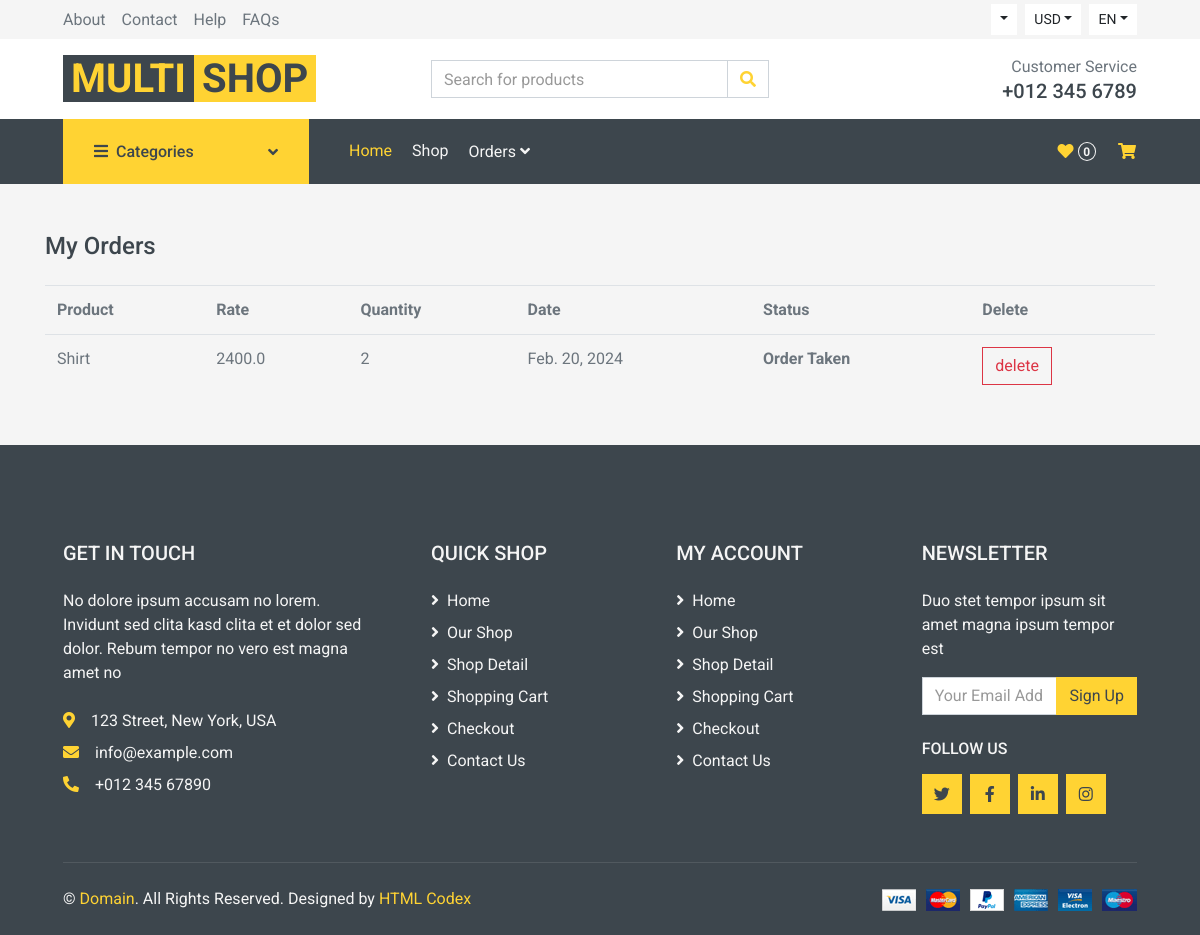
Before: /Product/MyOrderes (signed in) with the older database file.
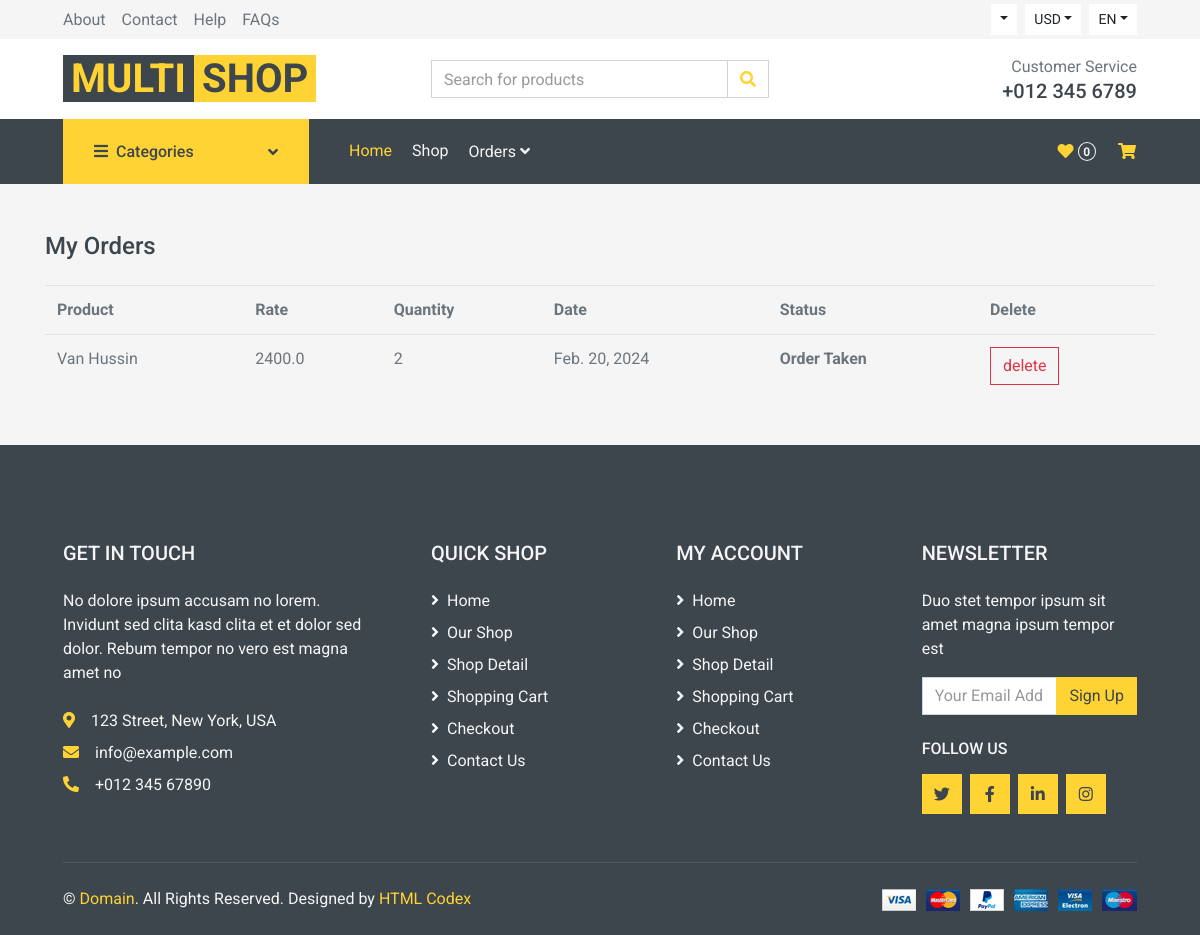
After: the same page with the newer database file.
### Product/models.py (models this page shows, shortened)
class CheckoutItems(models.Model):
    checkoutaaddress = models.ForeignKey(CheckoutAddress,on_delete = models.SET_NULL,null = True)
    product = models.ForeignKey(ProductDetails,on_delete=models.CASCADE)
    user = models.ForeignKey(User,on_delete=models.CASCADE)
    stock = models.IntegerField()
    price = models.FloatField()
    date = models.DateField(auto_now_add=True)
    status = models.CharField(max_length=255)
    payment_status = models.BooleanField(default=False)

class ProductDetails(models.Model):
    options = (("Shirts","Shirts"),("Jeans","Jeans"),("Sportswear","Sportswear"),("Jumpsuits","Jumpsuits"),("Blazers","Blazers"),("Jackets","Jackets"),("Shoes","Shoes"),("Kurthas","Kurthas"))
    option1 = (("Mens","Mens"),("Womans","Womans"),("Kids","Kids"))
    product_name = models.CharField(max_length = 255)
    Product_category = models.CharField(max_length = 255, choices = options)
    Product_subcategory = models.CharField(max_length = 255,choices = option1,null=True)
    product_description = models.CharField(max_length = 255)
    product_price = models.FloatField()
    product_stock = models.IntegerField()
    Product_Image =models.FileField(upload_to="Produc_image",null=True)
    product_availability = models.BooleanField(default = True)
    user = models.ForeignKey(User, on_delete = models.CASCADE, null = True, blank  = True)

### Product/views.py (the view)
# urls.py: path("MyOrderes",views.MyOrderes,name="MyOrderes"),
@login_required(login_url='SignIn')
def MyOrderes(request):
    orderitems = CheckoutItems.objects.filter(user=request.user)
    context = {
        "orderitems":orderitems
    }
    return render(request,'myorders.html',context)

### templates/myorders.html
{% extends "index.html" %}
{% block content %}
    <div class="container mt-5">
        <h4>My Orders</h4>
        <table class="table mt-4">
            <tr>
                <th>Product</th>
                <th>Rate</th>
                <th>Quantity</th>
                <th>Date</th>
                <th>Status</th>
                <th>Delete</th>
            </tr>
            {% for i in orderitems %}
            <tr>
                <td>{{i.product.product_name}}</td>
                <td>{{i.price}}</td>
                <td>{{i.stock}}</td>
                <td>{{i.date}}</td>
                <th>{{i.status}}</th>
                <td><a href="{%url 'deleteordercus' i.id %}" class="btn btn-outline-danger">delete</a></td>
            </tr>
            {% endfor %}
        </table>
    </div>
{% endblock %}

Changed rows visible on the page:
changed through a linked row, CheckoutItems "Order Taken": product.product_name "Shirt" → "Van Hussin"
